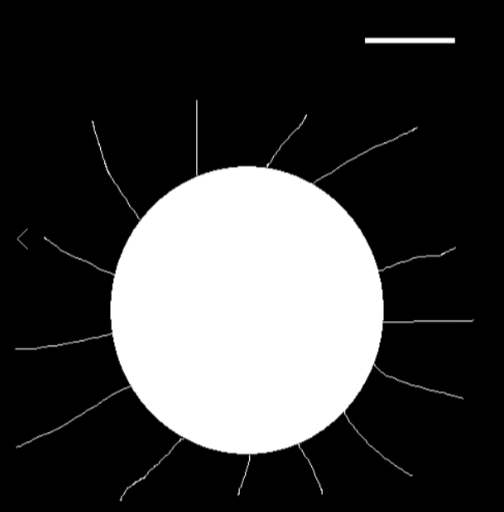
#> input picture opencv/assets/sun.png, 504 x 512 px
$ python 14-contour_feature.py
#> lines starting #> are read from the running program, lines starting #| are printed output that depends on the picture; after the words box and inside, x2 and y2 are one past the last pixel; in counts of white or black regions, pixels touching at a corner belong together; long printed decimals are rounded
import cv2

img = cv2.imread("assets/sun.png")
#> img is the input picture: shape (512, 504, 3); min 0, max 255, mean 62.6
img_gray = cv2.cvtColor(img, cv2.COLOR_BGR2GRAY)
ret, thresh = cv2.threshold(img_gray, 0, 255, cv2.THRESH_BINARY_INV + cv2.THRESH_OTSU)
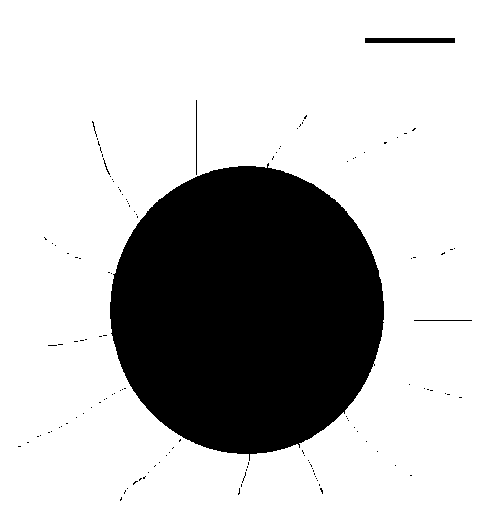
#> thresh: shape (512, 504); 75.7% white; 128 black regions (123 under 20 px)
#> ret = 127

# 寻找二值化图中的轮廓
contours, hierarchy = cv2.findContours(
    thresh,
    cv2.RETR_TREE,
    cv2.CHAIN_APPROX_SIMPLE,
)
#> contours = 147 contours, 140 with area under 20; largest, box (x1, y1, x2, y2) and area: (0, 0, 504, 512) 257033, (109, 162, 385, 462) 62162, (364, 37, 456, 44) 544, (195, 99, 198, 176) 150, (413, 319, 473, 322) 116, (103, 159, 111, 176) 35, (91, 120, 96, 132) 22
print(len(contours))
#| 147

cnt = contours[1]
#> cnt = [[120, 497], [121, 496], [122, 497], [122, 499], [120, 501], [119, 500], [119, 499], [120, 498]]

# 轮廓面积
area = cv2.contourArea(cnt)
#> area = 9
# 轮廓周长
perimeter = cv2.arcLength(cnt, True)
#> perimeter = 12.49
print(area, perimeter)
#| 9.0 12.485
# 图像矩
M = cv2.moments(cnt)
#> M = moments, m00 9, centre m10/m00, m01/m00 = (120.6, 498.6)
# 外接矩形
x, y, w, h = cv2.boundingRect(cnt)
#> x = 119; y = 496; w = 4; h = 6
# 最小外接圆
(x, y), radius = cv2.minEnclosingCircle(cnt)
#> x = 120.5; y = 498.5; radius = 2.55
# 拟合椭圆
ellipse = cv2.fitEllipse(cnt)
#> ellipse = ((120.6, 498.6), (2.73, 5.28), 22.02)
# 形状匹配
